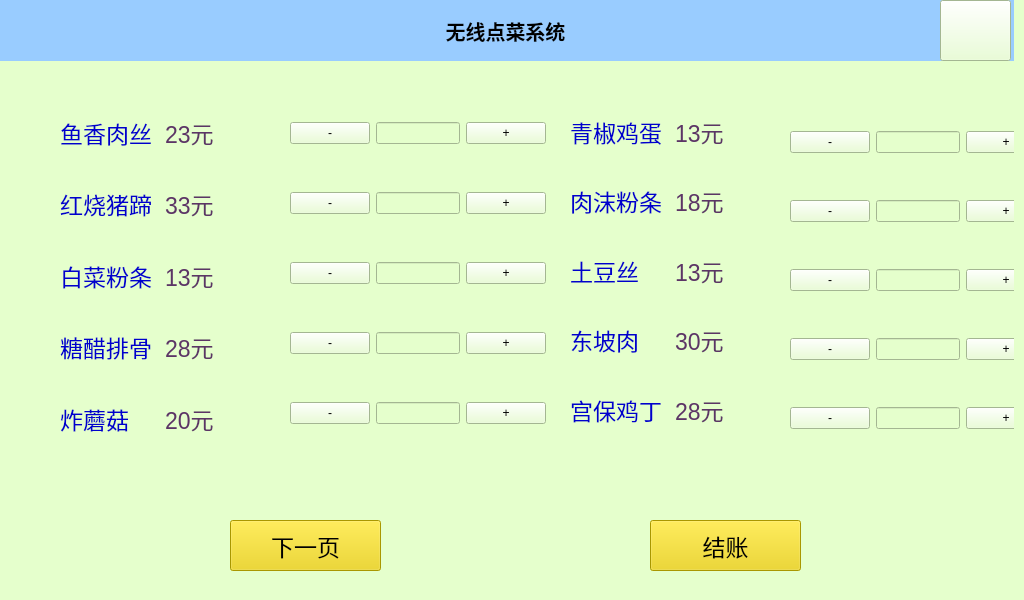
<?xml version="1.0" encoding="UTF-8"?>
<ui version="4.0">
 <class>MainWindow</class>
 <widget class="QMainWindow" name="MainWindow">
  <property name="geometry">
   <rect>
    <x>0</x>
    <y>0</y>
    <width>1024</width>
    <height>600</height>
   </rect>
  </property>
  <property name="maximumSize">
   <size>
    <width>1024</width>
    <height>600</height>
   </size>
  </property>
  <property name="windowTitle">
   <string>MainWindow</string>
  </property>
  <property name="styleSheet">
   <string notr="true">QMainWindow { background-color: grey; }</string>
  </property>
  <widget class="QWidget" name="centralwidget">
   <property name="minimumSize">
    <size>
     <width>800</width>
     <height>480</height>
    </size>
   </property>
   <property name="maximumSize">
    <size>
     <width>1024</width>
     <height>600</height>
    </size>
   </property>
   <property name="styleSheet">
    <string notr="true">QWidget{ background-color:#E5FFCC; }</string>
   </property>
   <widget class="QStackedWidget" name="stackedWidget">
    <property name="geometry">
     <rect>
      <x>-10</x>
      <y>0</y>
      <width>1024</width>
      <height>600</height>
     </rect>
    </property>
    <property name="minimumSize">
     <size>
      <width>1024</width>
      <height>600</height>
     </size>
    </property>
    <property name="maximumSize">
     <size>
      <width>1024</width>
      <height>600</height>
     </size>
    </property>
    <widget class="QWidget" name="page">
     <widget class="QPushButton" name="pushButton_2">
      <property name="geometry">
       <rect>
        <x>660</x>
        <y>520</y>
        <width>151</width>
        <height>51</height>
       </rect>
      </property>
      <property name="font">
       <font>
        <pointsize>17</pointsize>
       </font>
      </property>
      <property name="styleSheet">
       <string notr="true">QPushButton{background-color:rgb(237, 212, 0)}</string>
      </property>
      <property name="text">
       <string>结账</string>
      </property>
     </widget>
     <widget class="QWidget" name="layoutWidget_3">
      <property name="geometry">
       <rect>
        <x>70</x>
        <y>100</y>
        <width>204</width>
        <height>351</height>
       </rect>
      </property>
      <layout class="QHBoxLayout" name="horizontalLayout">
       <item>
        <layout class="QVBoxLayout" name="verticalLayout">
         <item>
          <widget class="QLabel" name="label2_1">
           <property name="font">
            <font>
             <pointsize>17</pointsize>
            </font>
           </property>
           <property name="styleSheet">
            <string notr="true">QLabel{color:#0000CC;}</string>
           </property>
           <property name="text">
            <string>鱼香肉丝</string>
           </property>
          </widget>
         </item>
         <item>
          <widget class="QLabel" name="label2_2">
           <property name="font">
            <font>
             <pointsize>17</pointsize>
            </font>
           </property>
           <property name="styleSheet">
            <string notr="true">QLabel{color:#0000CC;}</string>
           </property>
           <property name="text">
            <string>红烧猪蹄</string>
           </property>
          </widget>
         </item>
         <item>
          <widget class="QLabel" name="label2_4">
           <property name="font">
            <font>
             <pointsize>17</pointsize>
            </font>
           </property>
           <property name="styleSheet">
            <string notr="true">QLabel{color:#0000CC;}</string>
           </property>
           <property name="text">
            <string>白菜粉条</string>
           </property>
          </widget>
         </item>
         <item>
          <widget class="QLabel" name="label2_3">
           <property name="font">
            <font>
             <pointsize>17</pointsize>
            </font>
           </property>
           <property name="styleSheet">
            <string notr="true">QLabel{color:#0000CC;}</string>
           </property>
           <property name="text">
            <string>糖醋排骨</string>
           </property>
          </widget>
         </item>
         <item>
          <widget class="QLabel" name="label2_5">
           <property name="font">
            <font>
             <pointsize>17</pointsize>
            </font>
           </property>
           <property name="styleSheet">
            <string notr="true">QLabel{color:#0000CC;}</string>
           </property>
           <property name="text">
            <string>炸蘑菇</string>
           </property>
          </widget>
         </item>
        </layout>
       </item>
       <item>
        <layout class="QVBoxLayout" name="verticalLayout_2">
         <item>
          <widget class="QLabel" name="label3_1">
           <property name="font">
            <font>
             <pointsize>17</pointsize>
            </font>
           </property>
           <property name="styleSheet">
            <string notr="true">QLabel{color:rgb(92, 53, 102);}</string>
           </property>
           <property name="text">
            <string>23元</string>
           </property>
          </widget>
         </item>
         <item>
          <widget class="QLabel" name="label3_3">
           <property name="font">
            <font>
             <pointsize>17</pointsize>
            </font>
           </property>
           <property name="styleSheet">
            <string notr="true">QLabel{color:rgb(92, 53, 102);}</string>
           </property>
           <property name="text">
            <string>33元</string>
           </property>
          </widget>
         </item>
         <item>
          <widget class="QLabel" name="label3_2">
           <property name="font">
            <font>
             <pointsize>17</pointsize>
            </font>
           </property>
           <property name="styleSheet">
            <string notr="true">QLabel{color:rgb(92, 53, 102);}</string>
           </property>
           <property name="text">
            <string>13元</string>
           </property>
          </widget>
         </item>
         <item>
          <widget class="QLabel" name="label3_4">
           <property name="font">
            <font>
             <pointsize>17</pointsize>
            </font>
           </property>
           <property name="styleSheet">
            <string notr="true">QLabel{color:rgb(92, 53, 102);}</string>
           </property>
           <property name="text">
            <string>28元</string>
           </property>
          </widget>
         </item>
         <item>
          <widget class="QLabel" name="label3_5">
           <property name="font">
            <font>
             <pointsize>17</pointsize>
            </font>
           </property>
           <property name="styleSheet">
            <string notr="true">QLabel{color:rgb(92, 53, 102);}</string>
           </property>
           <property name="text">
            <string>20元</string>
           </property>
          </widget>
         </item>
        </layout>
       </item>
      </layout>
     </widget>
     <widget class="QWidget" name="layoutWidget_5">
      <property name="geometry">
       <rect>
        <x>300</x>
        <y>80</y>
        <width>256</width>
        <height>391</height>
       </rect>
      </property>
      <layout class="QHBoxLayout" name="horizontalLayout_5">
       <item>
        <layout class="QVBoxLayout" name="verticalLayout_9">
         <item>
          <widget class="QPushButton" name="pushButton_21">
           <property name="text">
            <string>-</string>
           </property>
          </widget>
         </item>
         <item>
          <widget class="QPushButton" name="pushButton_22">
           <property name="text">
            <string>-</string>
           </property>
          </widget>
         </item>
         <item>
          <widget class="QPushButton" name="pushButton_23">
           <property name="text">
            <string>-</string>
           </property>
          </widget>
         </item>
         <item>
          <widget class="QPushButton" name="pushButton_24">
           <property name="text">
            <string>-</string>
           </property>
          </widget>
         </item>
         <item>
          <widget class="QPushButton" name="pushButton_25">
           <property name="text">
            <string>-</string>
           </property>
          </widget>
         </item>
        </layout>
       </item>
       <item>
        <layout class="QVBoxLayout" name="verticalLayout_11">
         <item>
          <widget class="QLineEdit" name="lineEdit_11"/>
         </item>
         <item>
          <widget class="QLineEdit" name="lineEdit_12"/>
         </item>
         <item>
          <widget class="QLineEdit" name="lineEdit_13"/>
         </item>
         <item>
          <widget class="QLineEdit" name="lineEdit_14"/>
         </item>
         <item>
          <widget class="QLineEdit" name="lineEdit_15"/>
         </item>
        </layout>
       </item>
       <item>
        <layout class="QVBoxLayout" name="verticalLayout_12">
         <item>
          <widget class="QPushButton" name="pushButton_26">
           <property name="text">
            <string>+</string>
           </property>
          </widget>
         </item>
         <item>
          <widget class="QPushButton" name="pushButton_27">
           <property name="text">
            <string>+</string>
           </property>
          </widget>
         </item>
         <item>
          <widget class="QPushButton" name="pushButton_28">
           <property name="text">
            <string>+</string>
           </property>
          </widget>
         </item>
         <item>
          <widget class="QPushButton" name="pushButton_29">
           <property name="text">
            <string>+</string>
           </property>
          </widget>
         </item>
         <item>
          <widget class="QPushButton" name="pushButton_30">
           <property name="text">
            <string>+</string>
           </property>
          </widget>
         </item>
        </layout>
       </item>
      </layout>
     </widget>
     <widget class="QWidget" name="layoutWidget_4">
      <property name="geometry">
       <rect>
        <x>800</x>
        <y>90</y>
        <width>256</width>
        <height>381</height>
       </rect>
      </property>
      <layout class="QHBoxLayout" name="horizontalLayout_4">
       <item>
        <layout class="QVBoxLayout" name="verticalLayout_7">
         <item>
          <widget class="QPushButton" name="pushButton_11">
           <property name="text">
            <string>-</string>
           </property>
          </widget>
         </item>
         <item>
          <widget class="QPushButton" name="pushButton_12">
           <property name="text">
            <string>-</string>
           </property>
          </widget>
         </item>
         <item>
          <widget class="QPushButton" name="pushButton_13">
           <property name="text">
            <string>-</string>
           </property>
          </widget>
         </item>
         <item>
          <widget class="QPushButton" name="pushButton_14">
           <property name="text">
            <string>-</string>
           </property>
          </widget>
         </item>
         <item>
          <widget class="QPushButton" name="pushButton_15">
           <property name="text">
            <string>-</string>
           </property>
          </widget>
         </item>
        </layout>
       </item>
       <item>
        <layout class="QVBoxLayout" name="verticalLayout_10">
         <item>
          <widget class="QLineEdit" name="lineEdit_6"/>
         </item>
         <item>
          <widget class="QLineEdit" name="lineEdit_7"/>
         </item>
         <item>
          <widget class="QLineEdit" name="lineEdit_8"/>
         </item>
         <item>
          <widget class="QLineEdit" name="lineEdit_9"/>
         </item>
         <item>
          <widget class="QLineEdit" name="lineEdit_10"/>
         </item>
        </layout>
       </item>
       <item>
        <layout class="QVBoxLayout" name="verticalLayout_8">
         <item>
          <widget class="QPushButton" name="pushButton_16">
           <property name="text">
            <string>+</string>
           </property>
          </widget>
         </item>
         <item>
          <widget class="QPushButton" name="pushButton_17">
           <property name="text">
            <string>+</string>
           </property>
          </widget>
         </item>
         <item>
          <widget class="QPushButton" name="pushButton_18">
           <property name="text">
            <string>+</string>
           </property>
          </widget>
         </item>
         <item>
          <widget class="QPushButton" name="pushButton_19">
           <property name="text">
            <string>+</string>
           </property>
          </widget>
         </item>
         <item>
          <widget class="QPushButton" name="pushButton_20">
           <property name="text">
            <string>+</string>
           </property>
          </widget>
         </item>
        </layout>
       </item>
      </layout>
     </widget>
     <widget class="QWidget" name="layoutWidget_2">
      <property name="geometry">
       <rect>
        <x>580</x>
        <y>100</y>
        <width>204</width>
        <height>341</height>
       </rect>
      </property>
      <layout class="QHBoxLayout" name="horizontalLayout_2">
       <item>
        <layout class="QVBoxLayout" name="verticalLayout_4">
         <item>
          <widget class="QLabel" name="label2_6">
           <property name="font">
            <font>
             <pointsize>17</pointsize>
            </font>
           </property>
           <property name="styleSheet">
            <string notr="true">QLabel{color:#0000CC;}</string>
           </property>
           <property name="text">
            <string>青椒鸡蛋</string>
           </property>
          </widget>
         </item>
         <item>
          <widget class="QLabel" name="label2_7">
           <property name="font">
            <font>
             <pointsize>17</pointsize>
            </font>
           </property>
           <property name="styleSheet">
            <string notr="true">QLabel{color:#0000CC;}</string>
           </property>
           <property name="text">
            <string>肉沫粉条</string>
           </property>
          </widget>
         </item>
         <item>
          <widget class="QLabel" name="label2_8">
           <property name="font">
            <font>
             <pointsize>17</pointsize>
            </font>
           </property>
           <property name="styleSheet">
            <string notr="true">QLabel{color:#0000CC;}</string>
           </property>
           <property name="text">
            <string>土豆丝</string>
           </property>
          </widget>
         </item>
         <item>
          <widget class="QLabel" name="label2_9">
           <property name="font">
            <font>
             <pointsize>17</pointsize>
            </font>
           </property>
           <property name="styleSheet">
            <string notr="true">QLabel{color:#0000CC;}</string>
           </property>
           <property name="text">
            <string>东坡肉</string>
           </property>
          </widget>
         </item>
         <item>
          <widget class="QLabel" name="label2_10">
           <property name="font">
            <font>
             <pointsize>17</pointsize>
            </font>
           </property>
           <property name="styleSheet">
            <string notr="true">QLabel{color:#0000CC;}</string>
           </property>
           <property name="text">
            <string>宫保鸡丁</string>
           </property>
          </widget>
         </item>
        </layout>
       </item>
       <item>
        <layout class="QVBoxLayout" name="verticalLayout_3">
         <item>
          <widget class="QLabel" name="label3_6">
           <property name="font">
            <font>
             <pointsize>17</pointsize>
            </font>
           </property>
           <property name="styleSheet">
            <string notr="true">QLabel{color:rgb(92, 53, 102);}</string>
           </property>
           <property name="text">
            <string>13元</string>
           </property>
          </widget>
         </item>
         <item>
          <widget class="QLabel" name="label3_7">
           <property name="font">
            <font>
             <pointsize>17</pointsize>
            </font>
           </property>
           <property name="styleSheet">
            <string notr="true">QLabel{color:rgb(92, 53, 102);}</string>
           </property>
           <property name="text">
            <string>18元</string>
           </property>
          </widget>
         </item>
         <item>
          <widget class="QLabel" name="label3_8">
           <property name="font">
            <font>
             <pointsize>17</pointsize>
            </font>
           </property>
           <property name="styleSheet">
            <string notr="true">QLabel{color:rgb(92, 53, 102);}</string>
           </property>
           <property name="text">
            <string>13元</string>
           </property>
          </widget>
         </item>
         <item>
          <widget class="QLabel" name="label3_9">
           <property name="font">
            <font>
             <pointsize>17</pointsize>
            </font>
           </property>
           <property name="styleSheet">
            <string notr="true">QLabel{color:rgb(92, 53, 102);}</string>
           </property>
           <property name="text">
            <string>30元</string>
           </property>
          </widget>
         </item>
         <item>
          <widget class="QLabel" name="label3_10">
           <property name="font">
            <font>
             <pointsize>17</pointsize>
            </font>
           </property>
           <property name="styleSheet">
            <string notr="true">QLabel{color:rgb(92, 53, 102);}</string>
           </property>
           <property name="text">
            <string>28元</string>
           </property>
          </widget>
         </item>
        </layout>
       </item>
      </layout>
     </widget>
     <widget class="QLabel" name="label1">
      <property name="enabled">
       <bool>true</bool>
      </property>
      <property name="geometry">
       <rect>
        <x>0</x>
        <y>0</y>
        <width>1031</width>
        <height>61</height>
       </rect>
      </property>
      <property name="font">
       <font>
        <pointsize>15</pointsize>
        <weight>75</weight>
        <bold>true</bold>
       </font>
      </property>
      <property name="styleSheet">
       <string notr="true">QLabel{ background-color:#99CCFF; }</string>
      </property>
      <property name="text">
       <string>无线点菜系统</string>
      </property>
      <property name="alignment">
       <set>Qt::AlignCenter</set>
      </property>
     </widget>
     <widget class="QPushButton" name="pushButton">
      <property name="geometry">
       <rect>
        <x>240</x>
        <y>520</y>
        <width>151</width>
        <height>51</height>
       </rect>
      </property>
      <property name="font">
       <font>
        <pointsize>17</pointsize>
       </font>
      </property>
      <property name="styleSheet">
       <string notr="true">QPushButton{background-color:rgb(237, 212, 0)}</string>
      </property>
      <property name="text">
       <string>下一页</string>
      </property>
     </widget>
     <widget class="QPushButton" name="pushButton_6">
      <property name="geometry">
       <rect>
        <x>950</x>
        <y>0</y>
        <width>71</width>
        <height>61</height>
       </rect>
      </property>
      <property name="font">
       <font>
        <pointsize>17</pointsize>
       </font>
      </property>
      <property name="styleSheet">
       <string notr="true">background-image: url(:/new/prefix1/wifi.jpg);
border-image: url(:/new/prefix1/wifi.jpg);</string>
      </property>
      <property name="text">
       <string/>
      </property>
      <property name="checkable">
       <bool>false</bool>
      </property>
     </widget>
    </widget>
    <widget class="QWidget" name="page_2">
     <widget class="QPushButton" name="pushButton_3">
      <property name="geometry">
       <rect>
        <x>750</x>
        <y>520</y>
        <width>151</width>
        <height>51</height>
       </rect>
      </property>
      <property name="font">
       <font>
        <pointsize>17</pointsize>
       </font>
      </property>
      <property name="styleSheet">
       <string notr="true">QPushButton{background-color:rgb(237, 212, 0)}</string>
      </property>
      <property name="text">
       <string>结账</string>
      </property>
     </widget>
     <widget class="QWidget" name="layoutWidget_6">
      <property name="geometry">
       <rect>
        <x>390</x>
        <y>100</y>
        <width>204</width>
        <height>351</height>
       </rect>
      </property>
      <layout class="QHBoxLayout" name="horizontalLayout_3">
       <item>
        <layout class="QVBoxLayout" name="verticalLayout_5">
         <item>
          <widget class="QLabel" name="label2_11">
           <property name="font">
            <font>
             <pointsize>17</pointsize>
            </font>
           </property>
           <property name="styleSheet">
            <string notr="true">QLabel{color:#0000CC;}</string>
           </property>
           <property name="text">
            <string>春饼</string>
           </property>
          </widget>
         </item>
         <item>
          <widget class="QLabel" name="label2_12">
           <property name="font">
            <font>
             <pointsize>17</pointsize>
            </font>
           </property>
           <property name="styleSheet">
            <string notr="true">QLabel{color:#0000CC;}</string>
           </property>
           <property name="text">
            <string>兰州拉面</string>
           </property>
          </widget>
         </item>
         <item>
          <widget class="QLabel" name="label2_13">
           <property name="font">
            <font>
             <pointsize>17</pointsize>
            </font>
           </property>
           <property name="styleSheet">
            <string notr="true">QLabel{color:#0000CC;}</string>
           </property>
           <property name="text">
            <string>馒头</string>
           </property>
          </widget>
         </item>
         <item>
          <widget class="QLabel" name="label2_14">
           <property name="font">
            <font>
             <pointsize>17</pointsize>
            </font>
           </property>
           <property name="styleSheet">
            <string notr="true">QLabel{color:#0000CC;}</string>
           </property>
           <property name="text">
            <string>冷面</string>
           </property>
          </widget>
         </item>
         <item>
          <widget class="QLabel" name="label2_15">
           <property name="font">
            <font>
             <pointsize>17</pointsize>
            </font>
           </property>
           <property name="styleSheet">
            <string notr="true">QLabel{color:#0000CC;}</string>
           </property>
           <property name="text">
            <string>米饭</string>
           </property>
          </widget>
         </item>
        </layout>
       </item>
       <item>
        <layout class="QVBoxLayout" name="verticalLayout_6">
         <item>
          <widget class="QLabel" name="label3_11">
           <property name="font">
            <font>
             <pointsize>17</pointsize>
            </font>
           </property>
           <property name="styleSheet">
            <string notr="true">QLabel{color:rgb(92, 53, 102);}</string>
           </property>
           <property name="text">
            <string>2元</string>
           </property>
          </widget>
         </item>
         <item>
          <widget class="QLabel" name="label3_12">
           <property name="font">
            <font>
             <pointsize>17</pointsize>
            </font>
           </property>
           <property name="styleSheet">
            <string notr="true">QLabel{color:rgb(92, 53, 102);}</string>
           </property>
           <property name="text">
            <string>13元</string>
           </property>
          </widget>
         </item>
         <item>
          <widget class="QLabel" name="label3_13">
           <property name="font">
            <font>
             <pointsize>17</pointsize>
            </font>
           </property>
           <property name="styleSheet">
            <string notr="true">QLabel{color:rgb(92, 53, 102);}</string>
           </property>
           <property name="text">
            <string>2元</string>
           </property>
          </widget>
         </item>
         <item>
          <widget class="QLabel" name="label3_14">
           <property name="font">
            <font>
             <pointsize>17</pointsize>
            </font>
           </property>
           <property name="styleSheet">
            <string notr="true">QLabel{color:rgb(92, 53, 102);}</string>
           </property>
           <property name="text">
            <string>13元</string>
           </property>
          </widget>
         </item>
         <item>
          <widget class="QLabel" name="label3_15">
           <property name="font">
            <font>
             <pointsize>17</pointsize>
            </font>
           </property>
           <property name="styleSheet">
            <string notr="true">QLabel{color:rgb(92, 53, 102);}</string>
           </property>
           <property name="text">
            <string>2元</string>
           </property>
          </widget>
         </item>
        </layout>
       </item>
      </layout>
     </widget>
     <widget class="QWidget" name="layoutWidget_7">
      <property name="geometry">
       <rect>
        <x>610</x>
        <y>80</y>
        <width>256</width>
        <height>391</height>
       </rect>
      </property>
      <layout class="QHBoxLayout" name="horizontalLayout_6">
       <item>
        <layout class="QVBoxLayout" name="verticalLayout_13">
         <item>
          <widget class="QPushButton" name="pushButton_31">
           <property name="text">
            <string>-</string>
           </property>
          </widget>
         </item>
         <item>
          <widget class="QPushButton" name="pushButton_32">
           <property name="text">
            <string>-</string>
           </property>
          </widget>
         </item>
         <item>
          <widget class="QPushButton" name="pushButton_33">
           <property name="text">
            <string>-</string>
           </property>
          </widget>
         </item>
         <item>
          <widget class="QPushButton" name="pushButton_34">
           <property name="text">
            <string>-</string>
           </property>
          </widget>
         </item>
         <item>
          <widget class="QPushButton" name="pushButton_35">
           <property name="text">
            <string>-</string>
           </property>
          </widget>
         </item>
        </layout>
       </item>
       <item>
        <layout class="QVBoxLayout" name="verticalLayout_14">
         <item>
          <widget class="QLineEdit" name="lineEdit_16"/>
         </item>
         <item>
          <widget class="QLineEdit" name="lineEdit_17"/>
         </item>
         <item>
          <widget class="QLineEdit" name="lineEdit_18"/>
         </item>
         <item>
          <widget class="QLineEdit" name="lineEdit_19"/>
         </item>
         <item>
          <widget class="QLineEdit" name="lineEdit_20"/>
         </item>
        </layout>
       </item>
       <item>
        <layout class="QVBoxLayout" name="verticalLayout_15">
         <item>
          <widget class="QPushButton" name="pushButton_36">
           <property name="text">
            <string>+</string>
           </property>
          </widget>
         </item>
         <item>
          <widget class="QPushButton" name="pushButton_37">
           <property name="text">
            <string>+</string>
           </property>
          </widget>
         </item>
         <item>
          <widget class="QPushButton" name="pushButton_38">
           <property name="text">
            <string>+</string>
           </property>
          </widget>
         </item>
         <item>
          <widget class="QPushButton" name="pushButton_39">
           <property name="text">
            <string>+</string>
           </property>
          </widget>
         </item>
         <item>
          <widget class="QPushButton" name="pushButton_40">
           <property name="text">
            <string>+</string>
           </property>
          </widget>
         </item>
        </layout>
       </item>
      </layout>
     </widget>
     <widget class="QLabel" name="label1_2">
      <property name="enabled">
       <bool>true</bool>
      </property>
      <property name="geometry">
       <rect>
        <x>-10</x>
        <y>0</y>
        <width>1031</width>
        <height>61</height>
       </rect>
      </property>
      <property name="font">
       <font>
        <pointsize>15</pointsize>
        <weight>75</weight>
        <bold>true</bold>
       </font>
      </property>
      <property name="styleSheet">
       <string notr="true">QLabel{ background-color:#99CCFF; }</string>
      </property>
      <property name="text">
       <string>无线点菜系统</string>
      </property>
      <property name="alignment">
       <set>Qt::AlignCenter</set>
      </property>
     </widget>
     <widget class="QPushButton" name="pushButton_4">
      <property name="geometry">
       <rect>
        <x>460</x>
        <y>520</y>
        <width>151</width>
        <height>51</height>
       </rect>
      </property>
      <property name="font">
       <font>
        <pointsize>17</pointsize>
       </font>
      </property>
      <property name="styleSheet">
       <string notr="true">QPushButton{background-color:rgb(237, 212, 0)}</string>
      </property>
      <property name="text">
       <string>下一页</string>
      </property>
     </widget>
     <widget class="QPushButton" name="pushButton_5">
      <property name="geometry">
       <rect>
        <x>160</x>
        <y>520</y>
        <width>151</width>
        <height>51</height>
       </rect>
      </property>
      <property name="font">
       <font>
        <pointsize>17</pointsize>
       </font>
      </property>
      <property name="styleSheet">
       <string notr="true">QPushButton{background-color:rgb(237, 212, 0)}</string>
      </property>
      <property name="text">
       <string>上一页</string>
      </property>
     </widget>
     <widget class="QLabel" name="label2_16">
      <property name="geometry">
       <rect>
        <x>150</x>
        <y>130</y>
        <width>111</width>
        <height>71</height>
       </rect>
      </property>
      <property name="font">
       <font>
        <pointsize>20</pointsize>
       </font>
      </property>
      <property name="styleSheet">
       <string notr="true">QLabel{color:#0000CC;}</string>
      </property>
      <property name="text">
       <string>主食篇：</string>
      </property>
     </widget>
    </widget>
    <widget class="QWidget" name="page_3">
     <widget class="QLabel" name="label">
      <property name="geometry">
       <rect>
        <x>0</x>
        <y>0</y>
        <width>1024</width>
        <height>80</height>
       </rect>
      </property>
      <property name="font">
       <font>
        <pointsize>20</pointsize>
       </font>
      </property>
      <property name="styleSheet">
       <string notr="true">QLabel{ background-color:#99CCFF; }</string>
      </property>
      <property name="text">
       <string>账单</string>
      </property>
      <property name="alignment">
       <set>Qt::AlignCenter</set>
      </property>
     </widget>
     <widget class="QTextBrowser" name="textBrowser">
      <property name="geometry">
       <rect>
        <x>15</x>
        <y>81</y>
        <width>451</width>
        <height>521</height>
       </rect>
      </property>
     </widget>
     <widget class="QPushButton" name="pushButton_7">
      <property name="geometry">
       <rect>
        <x>710</x>
        <y>490</y>
        <width>151</width>
        <height>51</height>
       </rect>
      </property>
      <property name="font">
       <font>
        <pointsize>17</pointsize>
       </font>
      </property>
      <property name="styleSheet">
       <string notr="true">QPushButton{background-color:rgb(237, 212, 0)}</string>
      </property>
      <property name="text">
       <string>确定</string>
      </property>
     </widget>
     <widget class="QPushButton" name="pushButton_8">
      <property name="geometry">
       <rect>
        <x>710</x>
        <y>340</y>
        <width>151</width>
        <height>51</height>
       </rect>
      </property>
      <property name="font">
       <font>
        <pointsize>17</pointsize>
       </font>
      </property>
      <property name="styleSheet">
       <string notr="true">QPushButton{background-color:rgb(237, 212, 0)}</string>
      </property>
      <property name="text">
       <string>返回</string>
      </property>
     </widget>
    </widget>
   </widget>
  </widget>
 </widget>
 <resources/>
 <connections/>
</ui>
